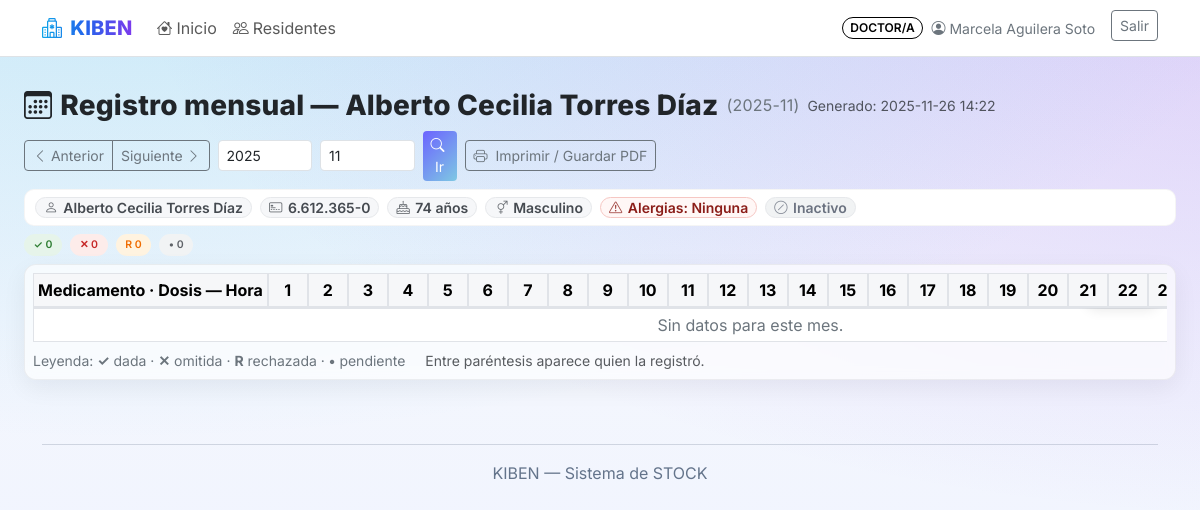
/registro/18/ (signed in), run on the app's committed database.
### landing/models.py (models this page shows, shortened)
class Residente(models.Model):
    class Sexo(models.TextChoices):
        M = "M", "Masculino"
        F = "F", "Femenino"
        O = "O", "Otro/ND"
    nombre_completo = models.CharField(max_length=160)
    rut = models.CharField(max_length=20, unique=True)
    fecha_nacimiento = models.DateField(null=True, blank=True)
    sexo = models.CharField(max_length=1, choices=Sexo.choices, default=Sexo.O)
    alergias = models.TextField(blank=True)
    activo = models.BooleanField(default=True)

### landing/views.py (the view, shortened to what this page needs)
# urls.py: path('registro/<int:residente_id>/', views.registro_mensual, name='registro_mensual'),
@login_required
@doctor_tens_or_admin_required
def registro_mensual(request, residente_id):
    def _calc_edad(fn):
        if not fn:
            return None
        hoy = timezone.localdate()
        return hoy.year - fn.year - ((hoy.month, hoy.day) < (fn.month, fn.day))
    res = get_object_or_404(Residente, pk=residente_id)
    hoy_local = timezone.localdate()
    try:
        y = int(request.GET.get('year', hoy_local.year))
    except (TypeError, ValueError):
        y = hoy_local.year
    try:
        m = int(request.GET.get('month', hoy_local.month))
    except (TypeError, ValueError):
        m = hoy_local.month
    if y < 2000 or y > 2100:
        y = hoy_local.year
    if m < 1 or m > 12:
        m = hoy_local.month
    days_in_month = monthrange(y, m)[1]
    inicio = timezone.make_aware(datetime(y, m, 1, 0, 0))
    fin = timezone.make_aware(datetime(y, m, days_in_month, 23, 59))
    eventos = (
        Administracion.objects
        .select_related("orden__producto", "realizada_por")
        .filter(residente=res, programada_para__range=(inicio, fin))
        .order_by("orden_id", "programada_para")
    )
    rows_map = {}
    def sort_key(item):
        (orden_id, hhmm), data = item
        h, m_ = int(hhmm[:2]), int(hhmm[3:5])
        return (data["label"].split(" — ")[0].lower(), h, m_)
    rows = [v for _, v in sorted(rows_map.items(), key=sort_key)]
    paciente = {
        "nombre": res.nombre_completo,
        "rut": res.rut,
        "fecha_nacimiento": res.fecha_nacimiento,
        "edad": _calc_edad(res.fecha_nacimiento),
        "sexo": res.get_sexo_display() if hasattr(res, "get_sexo_display") else res.sexo,
        "alergias": (res.alergias or "").strip(),
        "activo": res.activo,
    }
    return render(request, 'residentes/registro_mensual.html', {
        'residente': res,
        'year': y,
        'month': m,
        'days': range(1, days_in_month + 1),
        'rows': rows,
        'paciente': paciente,   # <-- ficha para el template
    })

### landing/templates/residentes/registro_mensual.html (shortened to what this page needs)
{% extends 'base.html' %}
{% load static %}
{% block content %}
<div class="container py-3" style="max-width: min(1200px, 100vw - 24px);">
  <div class="d-flex flex-wrap gap-2 justify-content-between align-items-center mb-2">
    <div class="d-flex align-items-center gap-2">
      <h3 class="page-title mb-0 d-flex align-items-center gap-2">
        <i class="bi bi-calendar3"></i>
        <span>Registro mensual — {{ residente.nombre_completo }}</span>
        <span class="text-secondary fw-normal fs-6">({{ year }}-{{ month|stringformat:"02d" }})</span>
      </h3>
      <small class="text-muted d-none d-md-inline">Generado: {% now "Y-m-d H:i" %}</small>
    </div>
    <div class="d-flex flex-wrap gap-2 align-items-center">
      <div class="btn-group" role="group" aria-label="Navegación mensual">
        <button type="button" class="btn btn-sm btn-outline-secondary" id="btnPrev">
          <i class="bi bi-chevron-left"></i> Anterior
        </button>
        <button type="button" class="btn btn-sm btn-outline-secondary" id="btnNext">
          Siguiente <i class="bi bi-chevron-right"></i>
        </button>
      </div>
      <form id="periodForm" method="get" class="d-flex align-items-center gap-2">
        <input id="inpYear" type="number" min="2000" max="2100" name="year" class="form-control form-control-sm" value="{{ year }}" aria-label="Año">
        <input id="inpMonth" type="number" min="1" max="12" name="month" class="form-control form-control-sm" value="{{ month }}" aria-label="Mes">
        <button class="btn btn-sm btn-gradient"><i class="bi bi-search me-1"></i>Ir</button>
      </form>
      <button class="btn btn-sm btn-outline-secondary d-none d-md-inline" id="btnPrint">
        <i class="bi bi-printer me-1"></i> Imprimir / Guardar PDF
      </button>
    </div>
  </div>
  <div class="patient-strip mb-2">
    <span class="chip chip-name" title="Nombre">
      <i class="bi bi-person"></i> {{ paciente.nombre }}
    </span>
    <span class="chip chip-rut" title="RUT">
      <i class="bi bi-credit-card-2-front"></i> {{ paciente.rut }}
    </span>
    {% if paciente.edad %}
      <span class="chip" title="Edad">
        <i class="bi bi-cake"></i> {{ paciente.edad }} años
      </span>
    {% endif %}
    {% if paciente.sexo %}
      <span class="chip" title="Sexo">
        <i class="bi bi-gender-ambiguous"></i> {{ paciente.sexo }}
      </span>
    {% endif %}
    <span class="chip chip-alergias" title="{{ paciente.alergias|default:'Sin alergias registradas'|escape }}">
      <i class="bi bi-exclamation-triangle"></i>
      Alergias: {{ paciente.alergias|default:"Sin alergias registradas" }}
    </span>
    {% if not paciente.activo %}
      <span class="chip chip-muted" title="Estado">
        <i class="bi bi-slash-circle"></i> Inactivo
      </span>
    {% endif %}
  </div>
  <div class="d-flex flex-wrap gap-2 mb-2 small" id="summaryRow" aria-live="polite">
    <span class="badge badge-pill status-ok-badge">✓ <span id="sumOk">0</span></span>
    <span class="badge badge-pill status-omit-badge">✕ <span id="sumOmit">0</span></span>
    <span class="badge badge-pill status-rech-badge">R <span id="sumRech">0</span></span>
    <span class="badge badge-pill status-pend-badge">• <span id="sumPend">0</span></span>
  </div>
  <div class="glass-card p-2">
    <div class="table-responsive position-relative" id="tableWrap">
      <div class="scroll-hint d-print-none">Desliza &rarr;</div>
      <table class="table table-sm table-bordered table-grid table-sticky align-middle mb-0" id="gridTable">
        <colgroup>
          <col class="col-label">
          {% for d in days %}<col class="col-day">{% endfor %}
        </colgroup>
        <thead class="table-light" id="theadSticky">
          <tr>
            <th class="sticky-col-start label">Medicamento · Dosis — Hora</th>
            {% for d in days %}
              <th class="text-center day">{{ d }}</th>
            {% endfor %}
          </tr>
        </thead>
        <tbody>
          {% for row in rows %}
            <tr>
              <td class="fw-semibold sticky-col-start bg-white label">{{ row.label }}</td>
              {% for val in row.cells %}
                {% with v=val|default:"" %}
                  {% with c=v|slice:":1" %}
                    <td
                      class="text-center small cell
                        {% if not v %} empty
                        {% elif c == '✓' %} status-ok
                        {% elif c == '✕' %} status-omit
                        {% elif c == 'R' %} status-rech
                        {% elif c == '•' %} status-pend
                        {% else %} empty
                        {% endif %}">
                      <span class="cell-text">{{ v }}</span>
                    </td>
                  {% endwith %}
                {% endwith %}
              {% endfor %}
            </tr>
          {% empty %}
            <tr>
              <td colspan="{{ days|length|add:1 }}" class="text-center text-secondary">Sin datos para este mes.</td>
            </tr>
          {% endfor %}
        </tbody>
      </table>
    </div>
    <div class="mt-2 text-secondary small">
      <span class="me-3">Leyenda: <strong>✓</strong> dada · <strong>✕</strong> omitida · <strong>R</strong> rechazada · <strong>•</strong> pendiente</span>
      <span class="text-muted">Entre paréntesis aparece quien la registró.</span>
    </div>
  </div>
</div>
{% endblock %}

### landing/templates/base.html (shortened to what this page needs)
<!doctype html>
<html lang="es" data-bs-theme="light">
<head>
  {% load static roles_tags %}
  <link href="https://cdn.jsdelivr.net/npm/bootstrap@5.3.3/dist/css/bootstrap.min.css" rel="stylesheet">
  <link href="https://cdn.jsdelivr.net/npm/bootstrap-icons@1.11.3/font/bootstrap-icons.css" rel="stylesheet">
  <link href="{% static 'landing/sifa.css' %}" rel="stylesheet">
</head>
<body>
<nav class="navbar navbar-expand-lg bg-white border-bottom sticky-top">
  <div class="container">
    <a class="navbar-brand nav-brand"
       href="{% if user.is_authenticated and user|is_doctor %}{% url 'dashboard' %}{% else %}{% url 'home_public' %}{% endif %}">
      <i class="bi bi-hospital me-2"></i>KIBEN
    </a>
    <div id="topnav" class="collapse navbar-collapse">
      <ul class="navbar-nav me-auto mb-2 mb-lg-0">
        {% if user.is_authenticated %}
          {% if user|is_admin or user|is_cuidadora or user|is_tens or user|is_doctor %}
            <li class="nav-item">
              <a class="nav-link" href="{% url 'dashboard' %}">
                {% if user|is_doctor %}
                  <i class="bi bi-house-heart me-1"></i>Inicio
                {% else %}
                  <i class="bi bi-speedometer2 me-1"></i>Alertas
                {% endif %}
              </a>
            </li>
          {% endif %}
          {% if user|is_admin or user|is_tens or user|is_doctor %}
            <li class="nav-item">
              <a class="nav-link" href="{% url 'residente_list' %}">
                <i class="bi bi-people me-1"></i>Residentes
              </a>
            </li>
          {% endif %}
        {% else %}
          <li class="nav-item"><a class="nav-link" href="#como">Cómo funciona</a></li>
          <li class="nav-item"><a class="nav-link" href="#beneficios">Beneficios</a></li>
          <li class="nav-item"><a class="nav-link" href="#contacto">Contacto</a></li>
        {% endif %}
      </ul>
      <div class="d-flex gap-2">
        {% if user.is_authenticated %}
          <div class="d-flex align-items-center gap-2 me-2">
            {% if user|is_admin %}
              <span class="badge rounded-pill fw-semibold text-uppercase small"
                    style="background-color:#000080; color:#ffffff;">
                Enfermera/o
              </span>
            {% elif user|is_doctor %}
              <span class="badge rounded-pill fw-semibold text-uppercase small"
                    style="background-color:#ffffff; color:#000000; border:1px solid #000000;">
                Doctor/a
              </span>
            {% elif user|is_tens %}
              <span class="badge rounded-pill fw-semibold text-uppercase small"
                    style="background-color:#00B6FF; color:#ffffff;">
                TENS
              </span>
            {% elif user|is_cuidadora %}
              <span class="badge rounded-pill fw-semibold text-uppercase small"
                    style="background-color:#ff69b4; color:#ffffff;">
                Cuidador/a
              </span>
            {% endif %}
            <a href="{% url 'mi_perfil' %}"
               class="navbar-text small text-secondary d-flex align-items-center text-decoration-none link-underline-opacity-0 link-underline-opacity-75-hover">
              <i class="bi bi-person-circle me-1"></i>
              {{ user.get_full_name|default:user.username }}
            </a>
          </div>
          <form method="post" action="{% url 'logout' %}" class="d-inline">
            <button class="btn btn-outline-secondary btn-sm" type="submit">Salir</button>
          </form>
        {% else %}
          <a class="btn btn-gradient btn-sm px-3" href="{% url 'login' %}">Entrar</a>
        {% endif %}
      </div>
    </div>
  </div>
</nav>
{% block content %}{% endblock %}
<footer class="container my-5 text-center footer-small">
  <hr>
  <div>KIBEN — Sistema de STOCK</div>
</footer>
</body>
</html>

### data on the page
Residente: nombre_completo "Alberto Cecilia Torres Díaz", nombre "Alberto Cecilia Torres Díaz", rut "6.612.365-0", alergias "Ninguna"

### other printed values
{{ user.get_full_name|default:user.username }} "Marcela Aguilera Soto"
{{ year }} "2025"
{{ month|stringformat:"02d" }} "11"
{{ paciente.edad }} "74"
{{ paciente.sexo }} "Masculino"
{{ d }} "1" "2" "3" "4" "5" "6" "7" "8" "9" "10" "11" "12" "13" "14" "15" "16" "17" "18" "19" "20" "21" "22"
